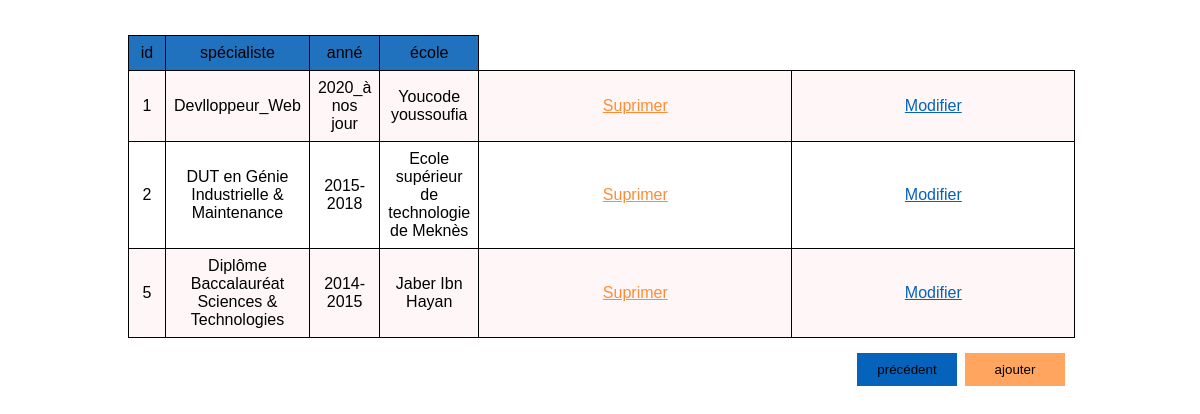
/EchFolio/modif/formation/formation.php (signed in), run on the app's committed database.
### tables this page shows
CREATE TABLE `form` (
  `id` int(20) NOT NULL,
  `specialiste` varchar(200) NOT NULL,
  `anne` varchar(200) NOT NULL,
  `ecole` varchar(200) NOT NULL
);

### EchFolio/modif/formation/formation.php (the view, shortened to what this page needs)
<?php
include("../../interdit.php");
$query_type = "SELECT * FROM form";
$result = mysqli_query($con,$query_type);
?>
<!DOCTYPE html>
<html lang="en">
<head>
    <link rel="stylesheet" href="../../assets/css/style1.css">
</head>
<body>
<table class="table1" border=1>
<tr>
            <td class="td1" >id </td>
            <td class="td1">spécialiste</td>
            <td class="td1">anné</td>
            <td class="td1">école</td>
        </tr>
<?php
if(mysqli_num_rows($result)>0 ){
    while($row = mysqli_fetch_assoc($result) ) {
      ?>
      <tr>
        <td><?=$row['id'];?></td>
        <td><?=$row['specialiste'];?></td>
        <td><?=$row['anne'];?></td>
        <td><?=$row['ecole'];?></td>
        <td><a class="supp" href="formation.php?delete_dc=<?=$row['id'];?>">Suprimer</a></td>
        <td><a class="modif" href="formation.php?edit_dc=<?=$row['id'];?>">Modifier</a></td>
      </tr>
      <?php
    }
  }else{
    echo "0 result";
  }
?>
    </table>
    <form action="" method="POST">
        <button class="btn1" type=submit name="precedent">précédent</button>
        <button class="btn2" type=submit name="ajouter">ajouter</button>
    </form>
</body>
</html>

### EchFolio/assets/css/style1.css (style rules this page uses)
.table1 { margin-top: 35px; margin-left: 120px; margin-right: 50px; font-family: "Trebuchet MS", Arial, Helvetica, sans-serif; border-collapse: collapse; border-style: solid; border: 10px; width: 80%; text-align: center; }
.table1 td, .table1 th { border: 1px solid #000; padding: 8px; }
.td1 { background-color: #2172be; width: 20px; }
.table1 tr:nth-child(even) { background-color: #fff7f7; }
.supp { color: #ff8c34; }
.modif { color: #0563BB; }
.btn1 { background-color: #0563BB; float: right; margin-right: 235px; margin-top: 15px; margin-bottom: 20px; height: 33px; border: none; width: 100px; }
.btn2 { background-color: #ff8c34; float: right; margin-right: -208px; margin-top: 15px; margin-bottom: 20px; height: 33px; border: none; width: 100px; }

### data on the page
form: id "1", specialiste "Devlloppeur_Web", anne "2020_à nos jour", ecole "Youcode youssoufia"
form: id "2", specialiste "DUT en Génie Industrielle & Maintenance", anne "2015-2018", ecole "Ecole supérieur de technologie de Meknès"
form: id "5", specialiste "Diplôme Baccalauréat Sciences & Technologies", anne "2014-2015", ecole "Jaber Ibn Hayan"
